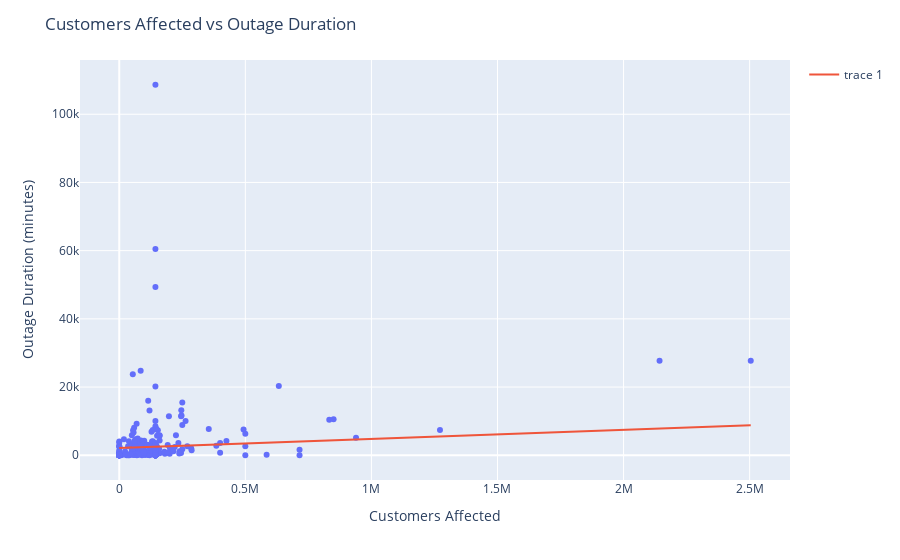

This figure's notebook cell:
### Code cell
#linear regression
from sklearn.linear_model import LinearRegression
from sklearn.model_selection import train_test_split
from sklearn.metrics import mean_squared_error

X = outageClean[['CUSTOMERS.AFFECTED']]
X = X.fillna(X.mean())
y = outageClean['OUTAGE.DURATION']
y = y.fillna(y.mean())
X_train, X_test, y_train, y_test = train_test_split(X, y, test_size=0.2, random_state=0)

model = LinearRegression()
model.fit(X_train, y_train)

y_pred = model.predict(X_test)
#print rmse
print(mean_squared_error(y_test, y_pred, squared=False))

fig = px.scatter(x = X_test['CUSTOMERS.AFFECTED'], y = y_test)
fig.add_scatter(x = X_test['CUSTOMERS.AFFECTED'], y = y_pred, mode = 'lines')
fig.update_layout(title = "Customers Affected vs Outage Duration", xaxis_title = "Customers Affected", yaxis_title = "Outage Duration (minutes)")
fig.show()

### Figure 1 — Plotly figure (JSON) as saved in the notebook; plotly's stock layout.template omitted (floating-point values rounded to 4 significant figures; data arrays with more than 128 entries replaced by an {"elided": "..."} marker saying what was removed)
{"data": [{"hovertemplate": "x=%{x}<br>y=%{y}<extra></extra>", "legendgroup": "", "marker": {"color": "#636efa", "symbol": "circle"}, "mode": "markers", "name": "", "orientation": "v", "showlegend": false, "type": "scatter", "x": {"elided": "307 float values"}, "xaxis": "x", "y": {"elided": "307 float values"}, "yaxis": "y"}, {"mode": "lines", "type": "scatter", "x": {"elided": "307 float values"}, "y": {"elided": "307 float values"}}], "layout": {"legend": {"tracegroupgap": 0}, "margin": {"t": 60}, "title": {"text": "Customers Affected vs Outage Duration"}, "xaxis": {"anchor": "y", "domain": [0, 1], "title": {"text": "Customers Affected"}}, "yaxis": {"anchor": "x", "domain": [0, 1], "title": {"text": "Outage Duration (minutes)"}}}}
